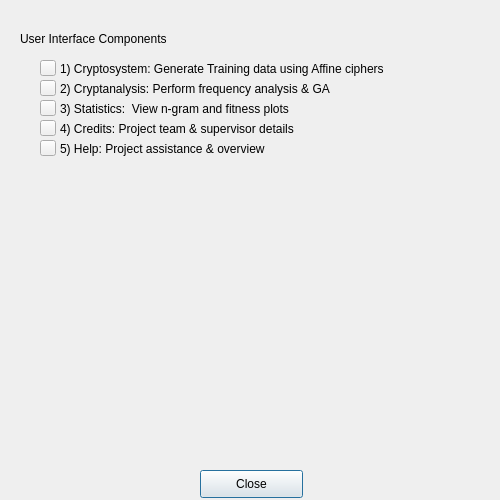
<?xml version="1.0" encoding="UTF-8"?>
<ui version="4.0">
 <class>Dialog_help</class>
 <widget class="QDialog" name="Dialog_help">
  <property name="geometry">
   <rect>
    <x>0</x>
    <y>0</y>
    <width>500</width>
    <height>500</height>
   </rect>
  </property>
  <property name="windowTitle">
   <string>Dialog</string>
  </property>
  <widget class="QPushButton" name="btn_close">
   <property name="geometry">
    <rect>
     <x>200</x>
     <y>470</y>
     <width>103</width>
     <height>28</height>
    </rect>
   </property>
   <property name="text">
    <string>Close</string>
   </property>
  </widget>
  <widget class="QLabel" name="label_bg">
   <property name="geometry">
    <rect>
     <x>10</x>
     <y>210</y>
     <width>480</width>
     <height>250</height>
    </rect>
   </property>
   <property name="text">
    <string/>
   </property>
  </widget>
  <widget class="QLabel" name="label">
   <property name="geometry">
    <rect>
     <x>20</x>
     <y>30</y>
     <width>231</width>
     <height>18</height>
    </rect>
   </property>
   <property name="text">
    <string>User Interface Components</string>
   </property>
  </widget>
  <widget class="QLabel" name="label_2">
   <property name="geometry">
    <rect>
     <x>60</x>
     <y>60</y>
     <width>431</width>
     <height>18</height>
    </rect>
   </property>
   <property name="text">
    <string>1) Cryptosystem: Generate Training data using Affine ciphers</string>
   </property>
  </widget>
  <widget class="QLabel" name="label_3">
   <property name="geometry">
    <rect>
     <x>60</x>
     <y>80</y>
     <width>431</width>
     <height>18</height>
    </rect>
   </property>
   <property name="text">
    <string>2) Cryptanalysis: Perform frequency analysis &amp; GA</string>
   </property>
  </widget>
  <widget class="QLabel" name="label_4">
   <property name="geometry">
    <rect>
     <x>60</x>
     <y>100</y>
     <width>331</width>
     <height>18</height>
    </rect>
   </property>
   <property name="text">
    <string>3) Statistics:  View n-gram and fitness plots</string>
   </property>
  </widget>
  <widget class="QLabel" name="label_5">
   <property name="geometry">
    <rect>
     <x>60</x>
     <y>140</y>
     <width>361</width>
     <height>18</height>
    </rect>
   </property>
   <property name="text">
    <string>5) Help: Project assistance &amp; overview </string>
   </property>
  </widget>
  <widget class="QLabel" name="label_6">
   <property name="geometry">
    <rect>
     <x>60</x>
     <y>120</y>
     <width>391</width>
     <height>18</height>
    </rect>
   </property>
   <property name="text">
    <string>4) Credits: Project team &amp; supervisor details</string>
   </property>
  </widget>
  <widget class="QPushButton" name="btn_1">
   <property name="geometry">
    <rect>
     <x>40</x>
     <y>60</y>
     <width>16</width>
     <height>16</height>
    </rect>
   </property>
   <property name="text">
    <string/>
   </property>
  </widget>
  <widget class="QPushButton" name="btn_2">
   <property name="geometry">
    <rect>
     <x>40</x>
     <y>80</y>
     <width>16</width>
     <height>16</height>
    </rect>
   </property>
   <property name="text">
    <string/>
   </property>
  </widget>
  <widget class="QPushButton" name="btn_3">
   <property name="geometry">
    <rect>
     <x>40</x>
     <y>100</y>
     <width>16</width>
     <height>16</height>
    </rect>
   </property>
   <property name="text">
    <string/>
   </property>
  </widget>
  <widget class="QPushButton" name="btn_4">
   <property name="geometry">
    <rect>
     <x>40</x>
     <y>120</y>
     <width>16</width>
     <height>16</height>
    </rect>
   </property>
   <property name="text">
    <string/>
   </property>
  </widget>
  <widget class="QPushButton" name="btn_5">
   <property name="geometry">
    <rect>
     <x>40</x>
     <y>140</y>
     <width>16</width>
     <height>16</height>
    </rect>
   </property>
   <property name="text">
    <string/>
   </property>
  </widget>
 </widget>
 <resources/>
 <connections>
  <connection>
   <sender>btn_close</sender>
   <signal>clicked()</signal>
   <receiver>Dialog_help</receiver>
   <slot>close()</slot>
   <hints>
    <hint type="sourcelabel">
     <x>246</x>
     <y>484</y>
    </hint>
    <hint type="destinationlabel">
     <x>342</x>
     <y>438</y>
    </hint>
   </hints>
  </connection>
 </connections>
</ui>
